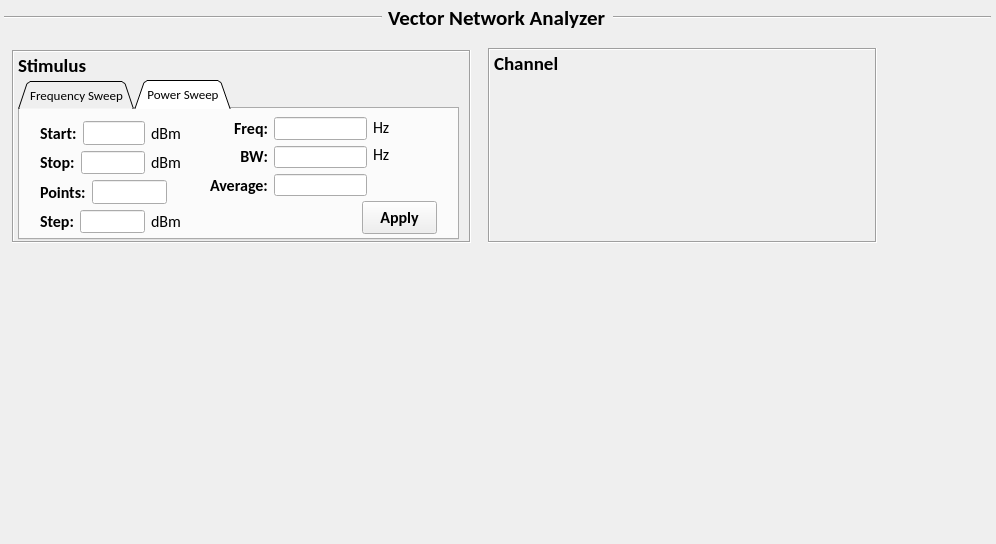
<?xml version="1.0" encoding="UTF-8"?>
<ui version="4.0">
 <class>Form</class>
 <widget class="QWidget" name="Form">
  <property name="geometry">
   <rect>
    <x>0</x>
    <y>0</y>
    <width>996</width>
    <height>544</height>
   </rect>
  </property>
  <property name="windowTitle">
   <string>Form</string>
  </property>
  <widget class="QFrame" name="frame">
   <property name="geometry">
    <rect>
     <x>12</x>
     <y>50</y>
     <width>459</width>
     <height>193</height>
    </rect>
   </property>
   <property name="frameShape">
    <enum>QFrame::Box</enum>
   </property>
   <property name="frameShadow">
    <enum>QFrame::Sunken</enum>
   </property>
   <widget class="QLabel" name="label_2">
    <property name="geometry">
     <rect>
      <x>6</x>
      <y>6</y>
      <width>81</width>
      <height>19</height>
     </rect>
    </property>
    <property name="font">
     <font>
      <family>Calibri</family>
      <pointsize>14</pointsize>
      <weight>75</weight>
      <bold>true</bold>
     </font>
    </property>
    <property name="text">
     <string>Stimulus</string>
    </property>
   </widget>
   <widget class="QTabWidget" name="tabWidget">
    <property name="geometry">
     <rect>
      <x>6</x>
      <y>30</y>
      <width>441</width>
      <height>160</height>
     </rect>
    </property>
    <property name="font">
     <font>
      <family>Calibri</family>
      <pointsize>10</pointsize>
     </font>
    </property>
    <property name="tabPosition">
     <enum>QTabWidget::North</enum>
    </property>
    <property name="tabShape">
     <enum>QTabWidget::Triangular</enum>
    </property>
    <property name="currentIndex">
     <number>1</number>
    </property>
    <property name="elideMode">
     <enum>Qt::ElideNone</enum>
    </property>
    <widget class="QWidget" name="freqsweep_tab">
     <attribute name="title">
      <string>Frequency Sweep</string>
     </attribute>
     <layout class="QGridLayout" name="gridLayout">
      <item row="0" column="0" rowspan="4">
       <layout class="QHBoxLayout" name="horizontalLayout_2">
        <item>
         <layout class="QVBoxLayout" name="verticalLayout_2">
          <item>
           <widget class="QLabel" name="label_4">
            <property name="font">
             <font>
              <family>Calibri</family>
              <pointsize>12</pointsize>
              <weight>75</weight>
              <bold>true</bold>
             </font>
            </property>
            <property name="text">
             <string>Start:</string>
            </property>
            <property name="alignment">
             <set>Qt::AlignRight|Qt::AlignTrailing|Qt::AlignVCenter</set>
            </property>
           </widget>
          </item>
          <item>
           <widget class="QLabel" name="label_9">
            <property name="font">
             <font>
              <family>Calibri</family>
              <pointsize>12</pointsize>
              <weight>75</weight>
              <bold>true</bold>
             </font>
            </property>
            <property name="text">
             <string>Center:</string>
            </property>
            <property name="alignment">
             <set>Qt::AlignRight|Qt::AlignTrailing|Qt::AlignVCenter</set>
            </property>
           </widget>
          </item>
          <item>
           <widget class="QLabel" name="label_24">
            <property name="font">
             <font>
              <family>Calibri</family>
              <pointsize>12</pointsize>
              <weight>75</weight>
              <bold>true</bold>
             </font>
            </property>
            <property name="layoutDirection">
             <enum>Qt::RightToLeft</enum>
            </property>
            <property name="text">
             <string>BW:</string>
            </property>
            <property name="alignment">
             <set>Qt::AlignRight|Qt::AlignTrailing|Qt::AlignVCenter</set>
            </property>
           </widget>
          </item>
          <item>
           <widget class="QLabel" name="label_26">
            <property name="font">
             <font>
              <family>Calibri</family>
              <pointsize>12</pointsize>
              <weight>75</weight>
              <bold>true</bold>
             </font>
            </property>
            <property name="text">
             <string>Average:</string>
            </property>
           </widget>
          </item>
         </layout>
        </item>
        <item>
         <layout class="QVBoxLayout" name="verticalLayout_3">
          <item>
           <widget class="QLineEdit" name="lineEdit_start_fre"/>
          </item>
          <item>
           <widget class="QLineEdit" name="lineEdit_center_fre"/>
          </item>
          <item>
           <widget class="QLineEdit" name="lineEdit_BW"/>
          </item>
          <item>
           <widget class="QLineEdit" name="lineEdit_Average"/>
          </item>
         </layout>
        </item>
        <item>
         <layout class="QVBoxLayout" name="verticalLayout_4">
          <item>
           <widget class="QLabel" name="label_3">
            <property name="font">
             <font>
              <family>Calibri</family>
              <pointsize>12</pointsize>
             </font>
            </property>
            <property name="text">
             <string>Hz</string>
            </property>
           </widget>
          </item>
          <item>
           <widget class="QLabel" name="label_11">
            <property name="font">
             <font>
              <family>Calibri</family>
              <pointsize>12</pointsize>
             </font>
            </property>
            <property name="text">
             <string>Hz</string>
            </property>
           </widget>
          </item>
          <item>
           <widget class="QLabel" name="label_25">
            <property name="font">
             <font>
              <family>Calibri</family>
              <pointsize>12</pointsize>
             </font>
            </property>
            <property name="text">
             <string>Hz</string>
            </property>
           </widget>
          </item>
          <item>
           <spacer name="verticalSpacer_3">
            <property name="orientation">
             <enum>Qt::Vertical</enum>
            </property>
            <property name="sizeType">
             <enum>QSizePolicy::Fixed</enum>
            </property>
            <property name="sizeHint" stdset="0">
             <size>
              <width>20</width>
              <height>35</height>
             </size>
            </property>
           </spacer>
          </item>
         </layout>
        </item>
       </layout>
      </item>
      <item row="0" column="1" rowspan="2">
       <layout class="QHBoxLayout" name="horizontalLayout_3">
        <item>
         <layout class="QVBoxLayout" name="verticalLayout_5">
          <item>
           <widget class="QLabel" name="label_5">
            <property name="font">
             <font>
              <family>Calibri</family>
              <pointsize>12</pointsize>
              <weight>75</weight>
              <bold>true</bold>
             </font>
            </property>
            <property name="text">
             <string>Stop:</string>
            </property>
           </widget>
          </item>
          <item>
           <widget class="QLabel" name="label_10">
            <property name="font">
             <font>
              <family>Calibri</family>
              <pointsize>12</pointsize>
              <weight>75</weight>
              <bold>true</bold>
             </font>
            </property>
            <property name="text">
             <string>Span:</string>
            </property>
           </widget>
          </item>
         </layout>
        </item>
        <item>
         <layout class="QVBoxLayout" name="verticalLayout_6">
          <item>
           <widget class="QLineEdit" name="lineEdit_stop_fre"/>
          </item>
          <item>
           <widget class="QLineEdit" name="lineEdit_span_fre"/>
          </item>
         </layout>
        </item>
        <item>
         <layout class="QVBoxLayout" name="verticalLayout_7">
          <item>
           <widget class="QLabel" name="label_6">
            <property name="font">
             <font>
              <family>Calibri</family>
              <pointsize>12</pointsize>
             </font>
            </property>
            <property name="text">
             <string>Hz</string>
            </property>
           </widget>
          </item>
          <item>
           <widget class="QLabel" name="label_12">
            <property name="font">
             <font>
              <family>Calibri</family>
              <pointsize>12</pointsize>
             </font>
            </property>
            <property name="text">
             <string>Hz</string>
            </property>
           </widget>
          </item>
         </layout>
        </item>
       </layout>
      </item>
      <item row="0" column="2">
       <layout class="QHBoxLayout" name="horizontalLayout_4">
        <item>
         <widget class="QLabel" name="label_7">
          <property name="font">
           <font>
            <family>Calibri</family>
            <pointsize>12</pointsize>
            <weight>75</weight>
            <bold>true</bold>
           </font>
          </property>
          <property name="text">
           <string>Step:</string>
          </property>
         </widget>
        </item>
        <item>
         <widget class="QLineEdit" name="lineEdit_step_fre"/>
        </item>
        <item>
         <widget class="QLabel" name="label_8">
          <property name="font">
           <font>
            <family>Calibri</family>
            <pointsize>12</pointsize>
           </font>
          </property>
          <property name="text">
           <string>Hz</string>
          </property>
         </widget>
        </item>
       </layout>
      </item>
      <item row="1" column="2" rowspan="2">
       <spacer name="verticalSpacer_2">
        <property name="orientation">
         <enum>Qt::Vertical</enum>
        </property>
        <property name="sizeHint" stdset="0">
         <size>
          <width>20</width>
          <height>53</height>
         </size>
        </property>
       </spacer>
      </item>
      <item row="2" column="1" rowspan="2">
       <spacer name="verticalSpacer">
        <property name="orientation">
         <enum>Qt::Vertical</enum>
        </property>
        <property name="sizeHint" stdset="0">
         <size>
          <width>20</width>
          <height>55</height>
         </size>
        </property>
       </spacer>
      </item>
      <item row="3" column="2">
       <widget class="QPushButton" name="Apply_freq_swp_pushButton">
        <property name="font">
         <font>
          <pointsize>12</pointsize>
          <weight>75</weight>
          <bold>true</bold>
         </font>
        </property>
        <property name="text">
         <string>Apply</string>
        </property>
       </widget>
      </item>
     </layout>
    </widget>
    <widget class="QWidget" name="powersweep_tab">
     <attribute name="title">
      <string>Power Sweep</string>
     </attribute>
     <widget class="QPushButton" name="Apply_pow_swp_pushButton">
      <property name="geometry">
       <rect>
        <x>342</x>
        <y>92</y>
        <width>75</width>
        <height>33</height>
       </rect>
      </property>
      <property name="font">
       <font>
        <pointsize>12</pointsize>
        <weight>75</weight>
        <bold>true</bold>
       </font>
      </property>
      <property name="text">
       <string>Apply</string>
      </property>
     </widget>
     <widget class="QWidget" name="layoutWidget">
      <property name="geometry">
       <rect>
        <x>20</x>
        <y>12</y>
        <width>141</width>
        <height>112</height>
       </rect>
      </property>
      <layout class="QVBoxLayout" name="verticalLayout">
       <item>
        <layout class="QHBoxLayout" name="horizontalLayout_8">
         <item>
          <widget class="QLabel" name="label_13">
           <property name="font">
            <font>
             <family>Calibri</family>
             <pointsize>12</pointsize>
             <weight>75</weight>
             <bold>true</bold>
            </font>
           </property>
           <property name="text">
            <string>Start:</string>
           </property>
          </widget>
         </item>
         <item>
          <widget class="QLineEdit" name="lineEdit_start_pow"/>
         </item>
         <item>
          <widget class="QLabel" name="label_14">
           <property name="font">
            <font>
             <family>Calibri</family>
             <pointsize>12</pointsize>
            </font>
           </property>
           <property name="text">
            <string>dBm</string>
           </property>
          </widget>
         </item>
        </layout>
       </item>
       <item>
        <layout class="QHBoxLayout" name="horizontalLayout_7">
         <item>
          <widget class="QLabel" name="label_15">
           <property name="font">
            <font>
             <family>Calibri</family>
             <pointsize>12</pointsize>
             <weight>75</weight>
             <bold>true</bold>
            </font>
           </property>
           <property name="text">
            <string>Stop:</string>
           </property>
          </widget>
         </item>
         <item>
          <widget class="QLineEdit" name="lineEdit_stop_pow"/>
         </item>
         <item>
          <widget class="QLabel" name="label_16">
           <property name="font">
            <font>
             <family>Calibri</family>
             <pointsize>12</pointsize>
            </font>
           </property>
           <property name="text">
            <string>dBm</string>
           </property>
          </widget>
         </item>
        </layout>
       </item>
       <item>
        <layout class="QHBoxLayout" name="horizontalLayout_10">
         <item>
          <widget class="QLabel" name="label_17">
           <property name="font">
            <font>
             <family>Calibri</family>
             <pointsize>12</pointsize>
             <weight>75</weight>
             <bold>true</bold>
            </font>
           </property>
           <property name="text">
            <string>Points:</string>
           </property>
          </widget>
         </item>
         <item>
          <widget class="QLineEdit" name="lineEdit_step_pow"/>
         </item>
         <item>
          <widget class="QLabel" name="label_18">
           <property name="font">
            <font>
             <family>Calibri</family>
             <pointsize>12</pointsize>
            </font>
           </property>
           <property name="text">
            <string/>
           </property>
          </widget>
         </item>
        </layout>
       </item>
       <item>
        <layout class="QHBoxLayout" name="horizontalLayout_11">
         <item>
          <widget class="QLabel" name="label_22">
           <property name="font">
            <font>
             <family>Calibri</family>
             <pointsize>12</pointsize>
             <weight>75</weight>
             <bold>true</bold>
            </font>
           </property>
           <property name="text">
            <string>Step:</string>
           </property>
          </widget>
         </item>
         <item>
          <widget class="QLineEdit" name="lineEdit_step_pow_2"/>
         </item>
         <item>
          <widget class="QLabel" name="label_23">
           <property name="font">
            <font>
             <family>Calibri</family>
             <pointsize>12</pointsize>
            </font>
           </property>
           <property name="text">
            <string>dBm</string>
           </property>
          </widget>
         </item>
        </layout>
       </item>
      </layout>
     </widget>
     <widget class="QWidget" name="">
      <property name="geometry">
       <rect>
        <x>190</x>
        <y>8</y>
        <width>183</width>
        <height>79</height>
       </rect>
      </property>
      <layout class="QHBoxLayout" name="horizontalLayout_5">
       <item>
        <layout class="QVBoxLayout" name="verticalLayout_8">
         <item>
          <widget class="QLabel" name="label_21">
           <property name="font">
            <font>
             <family>Calibri</family>
             <pointsize>12</pointsize>
             <weight>75</weight>
             <bold>true</bold>
            </font>
           </property>
           <property name="text">
            <string>Freq:</string>
           </property>
           <property name="alignment">
            <set>Qt::AlignRight|Qt::AlignTrailing|Qt::AlignVCenter</set>
           </property>
          </widget>
         </item>
         <item>
          <widget class="QLabel" name="label_27">
           <property name="font">
            <font>
             <family>Calibri</family>
             <pointsize>12</pointsize>
             <weight>75</weight>
             <bold>true</bold>
            </font>
           </property>
           <property name="layoutDirection">
            <enum>Qt::RightToLeft</enum>
           </property>
           <property name="text">
            <string>BW:</string>
           </property>
           <property name="alignment">
            <set>Qt::AlignRight|Qt::AlignTrailing|Qt::AlignVCenter</set>
           </property>
          </widget>
         </item>
         <item>
          <widget class="QLabel" name="label_28">
           <property name="font">
            <font>
             <family>Calibri</family>
             <pointsize>12</pointsize>
             <weight>75</weight>
             <bold>true</bold>
            </font>
           </property>
           <property name="text">
            <string>Average:</string>
           </property>
          </widget>
         </item>
        </layout>
       </item>
       <item>
        <layout class="QVBoxLayout" name="verticalLayout_9">
         <item>
          <widget class="QLineEdit" name="lineEdit_start_pow_2"/>
         </item>
         <item>
          <widget class="QLineEdit" name="lineEdit_BW_pow"/>
         </item>
         <item>
          <widget class="QLineEdit" name="lineEdit_Average_pow"/>
         </item>
        </layout>
       </item>
       <item>
        <layout class="QVBoxLayout" name="verticalLayout_10">
         <item>
          <widget class="QLabel" name="label_20">
           <property name="font">
            <font>
             <family>Calibri</family>
             <pointsize>12</pointsize>
            </font>
           </property>
           <property name="text">
            <string>Hz</string>
           </property>
          </widget>
         </item>
         <item>
          <widget class="QLabel" name="label_29">
           <property name="font">
            <font>
             <family>Calibri</family>
             <pointsize>12</pointsize>
            </font>
           </property>
           <property name="text">
            <string>Hz</string>
           </property>
          </widget>
         </item>
         <item>
          <spacer name="verticalSpacer_4">
           <property name="orientation">
            <enum>Qt::Vertical</enum>
           </property>
           <property name="sizeHint" stdset="0">
            <size>
             <width>20</width>
             <height>13</height>
            </size>
           </property>
          </spacer>
         </item>
        </layout>
       </item>
      </layout>
     </widget>
    </widget>
   </widget>
  </widget>
  <widget class="QWidget" name="layoutWidget">
   <property name="geometry">
    <rect>
     <x>4</x>
     <y>4</y>
     <width>987</width>
     <height>28</height>
    </rect>
   </property>
   <layout class="QHBoxLayout" name="horizontalLayout">
    <item>
     <widget class="Line" name="line">
      <property name="orientation">
       <enum>Qt::Horizontal</enum>
      </property>
     </widget>
    </item>
    <item>
     <widget class="QLabel" name="label">
      <property name="sizePolicy">
       <sizepolicy hsizetype="Fixed" vsizetype="Preferred">
        <horstretch>0</horstretch>
        <verstretch>0</verstretch>
       </sizepolicy>
      </property>
      <property name="font">
       <font>
        <family>Calibri</family>
        <pointsize>16</pointsize>
        <weight>75</weight>
        <bold>true</bold>
       </font>
      </property>
      <property name="text">
       <string>Vector Network Analyzer</string>
      </property>
     </widget>
    </item>
    <item>
     <widget class="Line" name="line_2">
      <property name="orientation">
       <enum>Qt::Horizontal</enum>
      </property>
     </widget>
    </item>
   </layout>
  </widget>
  <widget class="QFrame" name="frame_2">
   <property name="geometry">
    <rect>
     <x>488</x>
     <y>48</y>
     <width>389</width>
     <height>195</height>
    </rect>
   </property>
   <property name="frameShape">
    <enum>QFrame::Box</enum>
   </property>
   <property name="frameShadow">
    <enum>QFrame::Sunken</enum>
   </property>
   <widget class="QLabel" name="label_19">
    <property name="geometry">
     <rect>
      <x>6</x>
      <y>6</y>
      <width>81</width>
      <height>19</height>
     </rect>
    </property>
    <property name="font">
     <font>
      <family>Calibri</family>
      <pointsize>14</pointsize>
      <weight>75</weight>
      <bold>true</bold>
     </font>
    </property>
    <property name="text">
     <string>Channel</string>
    </property>
   </widget>
  </widget>
 </widget>
 <resources/>
 <connections/>
 <slots>
  <slot>slot1()</slot>
 </slots>
</ui>
